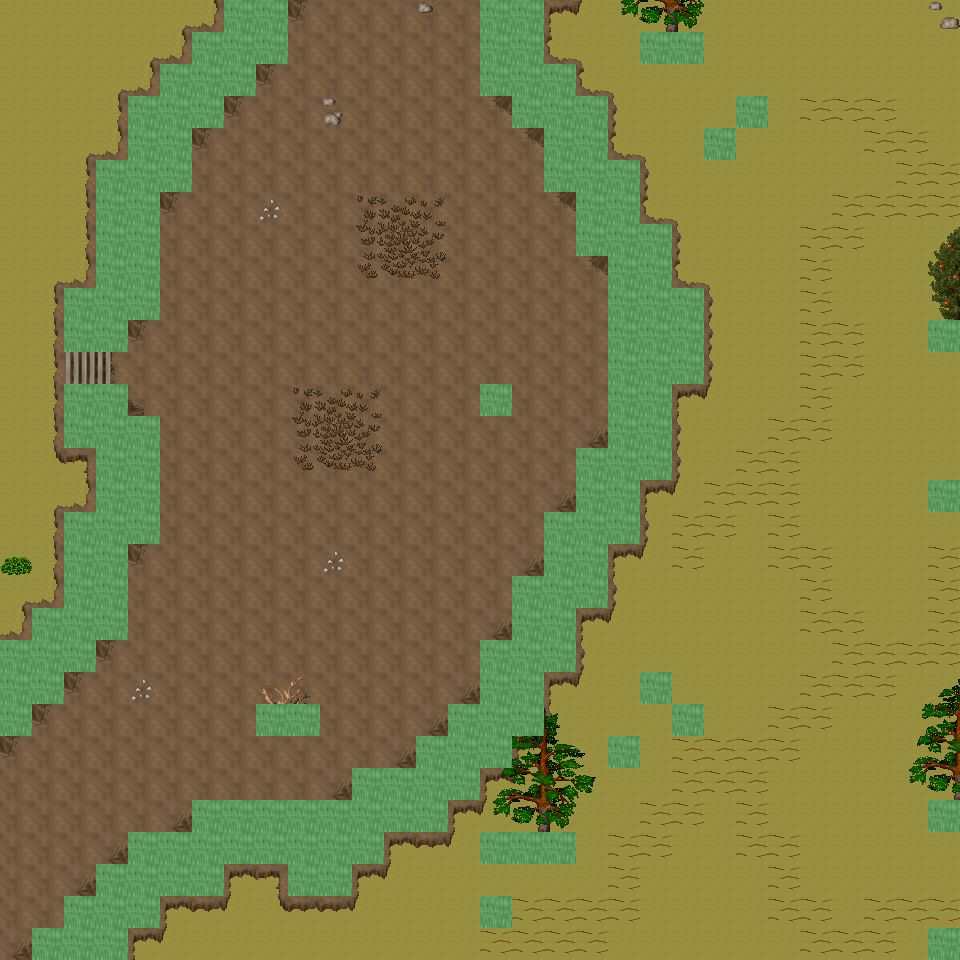

Below is a game level as drawn by its tile map, then a one-line description and the .tmx that defines it (tile-layer data replaced by summaries):
An orthogonal 30x30 tile map with 32x32 px tiles, 6 tile layers (Ground, Object, Object2, Above, ...), 47 tilesets and 11 objects (11x mapExit).

<map version="1.0" orientation="orthogonal" renderorder="right-down" width="30" height="30" tilewidth="32" tileheight="32" nextobjectid="12">
  <tileset firstgid="1" name="tileset_ground_ground" tilewidth="32" tileheight="32" tilecount="33" columns="3">
    <image source="../drawable/tileset_ground_ground.png" width="96" height="352" />
  </tileset>
  <tileset firstgid="34" name="tileset_ground_ice_ice" tilewidth="32" tileheight="32" tilecount="3" columns="3">
    <image source="../drawable/tileset_ground_ice_ice.png" width="96" height="32" />
  </tileset>
  <tileset firstgid="37" name="tileset_ground_earth_edges" tilewidth="32" tileheight="32" tilecount="18" columns="6">
    <image source="../drawable/tileset_ground_earth_edges.png" width="192" height="96" />
  </tileset>
  <tileset firstgid="55" name="tileset_ground_rock_pebbles" tilewidth="32" tileheight="32" tilecount="3" columns="1">
    <image source="../drawable/tileset_ground_rock_pebbles.png" width="32" height="96" />
  </tileset>
  <tileset firstgid="58" name="tileset_item_corpse_huge_animal" tilewidth="32" tileheight="32" tilecount="16" columns="2">
    <image source="../drawable/tileset_item_corpse_huge_animal.png" width="64" height="256" />
  </tileset>
  <tileset firstgid="74" name="tileset_plant_flower_daisy_white" tilewidth="32" tileheight="32" tilecount="8" columns="2">
    <image source="../drawable/tileset_plant_flower_daisy_white.png" width="64" height="128" />
  </tileset>
  <tileset firstgid="82" name="tileset_ground_ridge_earth_dark" tilewidth="32" tileheight="32" tilecount="96" columns="12">
    <image source="../drawable/tileset_ground_ridge_earth_dark.png" width="384" height="256" />
  </tileset>
  <tileset firstgid="178" name="tileset_ground_grass_edges" tilewidth="32" tileheight="32" tilecount="36" columns="12">
    <image source="../drawable/tileset_ground_grass_edges.png" width="384" height="96" />
  </tileset>
  <tileset firstgid="214" name="tileset_ground_ridge_ice_2" tilewidth="32" tileheight="32" tilecount="42" columns="7">
    <image source="../drawable/tileset_ground_ridge_ice_2.png" width="224" height="192" />
  </tileset>
  <tileset firstgid="256" name="tileset_ground_ice_glacier" tilewidth="32" tileheight="32" tilecount="1" columns="1">
    <image source="../drawable/tileset_ground_ice_glacier.png" width="32" height="32" />
  </tileset>
  <tileset firstgid="257" name="tileset_ground_ice_edges" tilewidth="32" tileheight="32" tilecount="9" columns="3">
    <image source="../drawable/tileset_ground_ice_edges.png" width="96" height="96" />
  </tileset>
  <tileset firstgid="266" name="tileset_plant_bush_large_brown" tilewidth="32" tileheight="32" tilecount="9" columns="3">
    <image source="../drawable/tileset_plant_bush_large_brown.png" width="96" height="96" />
  </tileset>
  <tileset firstgid="275" name="tileset_ground_ridge_ice" tilewidth="32" tileheight="32" tilecount="42" columns="7">
    <image source="../drawable/tileset_ground_ridge_ice.png" width="224" height="192" />
  </tileset>
  <tileset firstgid="317" name="tileset_plant_bush_various_small" tilewidth="32" tileheight="32" tilecount="9" columns="3">
    <image source="../drawable/tileset_plant_bush_various_small.png" width="96" height="96" />
  </tileset>
  <tileset firstgid="326" name="tileset_ground_rock_rocks_2" tilewidth="32" tileheight="32" tilecount="4" columns="2">
    <image source="../drawable/tileset_ground_rock_rocks_2.png" width="64" height="64" />
  </tileset>
  <tileset firstgid="330" name="tileset_building_decoration_blue_circle" tilewidth="32" tileheight="32" tilecount="4" columns="2">
    <image source="../drawable/tileset_building_decoration_blue_circle.png" width="64" height="64" />
  </tileset>
  <tileset firstgid="334" name="tileset_item_statue_cross" tilewidth="32" tileheight="32" tilecount="1" columns="1">
    <image source="../drawable/tileset_item_statue_cross.png" width="32" height="32" />
  </tileset>
  <tileset firstgid="335" name="tileset_ground_rock_green_crystal" tilewidth="32" tileheight="32" tilecount="9" columns="3">
    <image source="../drawable/tileset_ground_rock_green_crystal.png" width="96" height="96" />
  </tileset>
  <tileset firstgid="344" name="tileset_furniture_light_iron_lamp" tilewidth="32" tileheight="32" tilecount="3" columns="1">
    <image source="../drawable/tileset_furniture_light_iron_lamp.png" width="32" height="96" />
  </tileset>
  <tileset firstgid="347" name="tileset_item_statue_metal_and_stone" tilewidth="32" tileheight="32" tilecount="6" columns="3">
    <image source="../drawable/tileset_item_statue_metal_and_stone.png" width="96" height="64" />
  </tileset>
  <tileset firstgid="353" name="tileset_ground_ladder_horizontal_pale" tilewidth="32" tileheight="32" tilecount="3" columns="1">
    <image source="../drawable/tileset_ground_ladder_horizontal_pale.png" width="32" height="96" />
  </tileset>
  <tileset firstgid="356" name="tileset_plant_bush_bushes" tilewidth="32" tileheight="32" tilecount="10" columns="5">
    <image source="../drawable/tileset_plant_bush_bushes.png" width="160" height="64" />
  </tileset>
  <tileset firstgid="366" name="tileset_item_blood_floor_stain" tilewidth="32" tileheight="32" tilecount="1" columns="1">
    <image source="../drawable/tileset_item_blood_floor_stain.png" width="32" height="32" />
  </tileset>
  <tileset firstgid="367" name="tileset_item_corpse_skull_dark" tilewidth="32" tileheight="32" tilecount="2" columns="2">
    <image source="../drawable/tileset_item_corpse_skull_dark.png" width="64" height="32" />
  </tileset>
  <tileset firstgid="369" name="tileset_furniture_light_flames" tilewidth="32" tileheight="32" tilecount="6" columns="6">
    <image source="../drawable/tileset_furniture_light_flames.png" width="192" height="32" />
  </tileset>
  <tileset firstgid="375" name="tileset_logic_creature_human" tilewidth="32" tileheight="32" tilecount="5" columns="5">
    <image source="../drawable/tileset_logic_creature_human.png" width="160" height="32" />
  </tileset>
  <tileset firstgid="380" name="tileset_logic_creature_elemental" tilewidth="32" tileheight="32" tilecount="16" columns="8">
    <image source="../drawable/tileset_logic_creature_elemental.png" width="256" height="64" />
  </tileset>
  <tileset firstgid="396" name="tileset_logic_collision" tilewidth="32" tileheight="32" tilecount="1" columns="1">
    <image source="../drawable/tileset_logic_collision.png" width="32" height="32" />
  </tileset>
  <tileset firstgid="397" name="tileset_logic_creature_giant_human" tilewidth="32" tileheight="32" tilecount="16" columns="8">
    <image source="../drawable/tileset_logic_creature_giant_human.png" width="256" height="64" />
  </tileset>
  <tileset firstgid="413" name="tileset_plant_tree_taller_trees" tilewidth="32" tileheight="32" tilecount="32" columns="8">
    <image source="../drawable/tileset_plant_tree_taller_trees.png" width="256" height="128" />
  </tileset>
  <tileset firstgid="445" name="tileset_plant_tree_spruce" tilewidth="32" tileheight="32" tilecount="6" columns="2">
    <image source="../drawable/tileset_plant_tree_spruce.png" width="64" height="96" />
  </tileset>
  <tileset firstgid="451" name="tileset_plant_bush_bush_mult_colored" tilewidth="32" tileheight="32" tilecount="6" columns="3">
    <image source="../drawable/tileset_plant_bush_bush_mult_colored.png" width="96" height="64" />
  </tileset>
  <tileset firstgid="457" name="tileset_ground_ice_icehole" tilewidth="32" tileheight="32" tilecount="1" columns="1">
    <image source="../drawable/tileset_ground_ice_icehole.png" width="32" height="32" />
  </tileset>
  <tileset firstgid="458" name="tileset_logic_portal" tilewidth="32" tileheight="32" tilecount="24" columns="8">
    <image source="../drawable/tileset_logic_portal.png" width="256" height="96" />
  </tileset>
  <tileset firstgid="482" name="tileset_building_wall_int_clay" tilewidth="32" tileheight="32" tilecount="100" columns="10">
    <image source="../drawable/tileset_building_wall_int_clay.png" width="320" height="320" />
  </tileset>
  <tileset firstgid="582" name="tileset_plant_tree_pine_tree" tilewidth="32" tileheight="32" tilecount="20" columns="4">
    <image source="../drawable/tileset_plant_tree_pine_tree.png" width="128" height="160" />
  </tileset>
  <tileset firstgid="602" name="tileset_plant_tree_pine_tree_1" tilewidth="32" tileheight="32" tilecount="20" columns="4">
    <image source="../drawable/tileset_plant_tree_pine_tree_1.png" width="128" height="160" />
  </tileset>
  <tileset firstgid="622" name="tileset_plant_stump_hollow_logs" tilewidth="32" tileheight="32" tilecount="6" columns="3">
    <image source="../drawable/tileset_plant_stump_hollow_logs.png" width="96" height="64" />
  </tileset>
  <tileset firstgid="628" name="tileset_plant_stump_small_stump" tilewidth="32" tileheight="32" tilecount="4" columns="2">
    <image source="../drawable/tileset_plant_stump_small_stump.png" width="64" height="64" />
  </tileset>
  <tileset firstgid="632" name="tileset_plant_stump_stump_snow1" tilewidth="32" tileheight="32" tilecount="2" columns="2">
    <image source="../drawable/tileset_plant_stump_stump_snow1.png" width="64" height="32" />
  </tileset>
  <tileset firstgid="634" name="tileset_plant_stump_stump_snow" tilewidth="32" tileheight="32" tilecount="2" columns="2">
    <image source="../drawable/tileset_plant_stump_stump_snow.png" width="64" height="32" />
  </tileset>
  <tileset firstgid="636" name="tileset_building_decoration_rocks" tilewidth="32" tileheight="32" tilecount="6" columns="3">
    <image source="../drawable/tileset_building_decoration_rocks.png" width="96" height="64" />
  </tileset>
  <tileset firstgid="642" name="tileset_ground_rock_rocks" tilewidth="32" tileheight="32" tilecount="4" columns="2">
    <image source="../drawable/tileset_ground_rock_rocks.png" width="64" height="64" />
  </tileset>
  <tileset firstgid="646" name="tileset_plant_tree_snow_on_pine" tilewidth="32" tileheight="32" tilecount="20" columns="4">
    <image source="../drawable/tileset_plant_tree_snow_on_pine.png" width="128" height="160" />
  </tileset>
  <tileset firstgid="666" name="tileset_light_dim_light_5x5" tilewidth="32" tileheight="32" tilecount="25" columns="5">
    <image source="../drawable/tileset_light_dim_light_5x5.png" width="160" height="160" />
  </tileset>
  <tileset firstgid="691" name="tileset_logic_creature_fowl" tilewidth="32" tileheight="32" tilecount="6" columns="6">
    <image source="../drawable/tileset_logic_creature_fowl.png" width="192" height="32" />
  </tileset>
  <tileset firstgid="697" name="tileset_logic_creature_animal" tilewidth="32" tileheight="32" tilecount="32" columns="8">
    <image source="../drawable/tileset_logic_creature_animal.png" width="256" height="128" />
  </tileset>
  <layer name="Ground" width="30" height="30">
    <data>[900 cells, 900 non-empty, 2 distinct tile ids]</data>
  </layer>
  <layer name="Object" width="30" height="30">
    <data>[900 cells, 382 non-empty, 64 distinct tile ids]</data>
  </layer>
  <layer name="Object2" width="30" height="30">
    <data>[900 cells, 0 non-empty, 0 distinct tile ids]</data>
  </layer>
  <layer name="Above" width="30" height="30">
    <data>[900 cells, 38 non-empty, 23 distinct tile ids]</data>
  </layer>
  <layer name="Above2" width="30" height="30">
    <data>[900 cells, 0 non-empty, 0 distinct tile ids]</data>
  </layer>
  <layer name="Walkable" width="30" height="30">
    <data>[900 cells, 163 non-empty, 1 distinct tile ids]</data>
  </layer>
  <objectgroup name="MapEvents">
    <object id="1" name="north" type="mapExit" x="0" y="0" width="224" height="32">
      <properties>
        <property name="map" value="level_0_x71_y27" />
        <property name="x" value="0" />
        <property name="y" value="28" />
      </properties>
    </object>
    <object id="2" name="north2" type="mapExit" x="288" y="0" width="192" height="32">
      <properties>
        <property name="map" value="level_0_x71_y27" />
        <property name="x" value="9" />
        <property name="y" value="28" />
      </properties>
    </object>
    <object id="3" name="north3" type="mapExit" x="544" y="0" width="416" height="32">
      <properties>
        <property name="map" value="level_0_x71_y27" />
        <property name="x" value="17" />
        <property name="y" value="28" />
      </properties>
    </object>
    <object id="4" name="south" type="mapExit" x="0" y="928" width="32" height="32">
      <properties>
        <property name="map" value="level_0_x71_y29" />
        <property name="x" value="0" />
        <property name="y" value="1" />
      </properties>
    </object>
    <object id="5" name="south2" type="mapExit" x="128" y="928" width="800" height="32">
      <properties>
        <property name="map" value="level_0_x71_y29" />
        <property name="x" value="4" />
        <property name="y" value="1" />
      </properties>
    </object>
    <object id="6" name="west" type="mapExit" x="0" y="0" width="32" height="640">
      <properties>
        <property name="map" value="level_0_x70_y28" />
        <property name="x" value="28" />
        <property name="y" value="0" />
      </properties>
    </object>
    <object id="7" name="west2" type="mapExit" x="0" y="736" width="32" height="224">
      <properties>
        <property name="map" value="level_0_x70_y28" />
        <property name="x" value="28" />
        <property name="y" value="23" />
      </properties>
    </object>
    <object id="8" name="east" type="mapExit" x="928" y="0" width="32" height="320">
      <properties>
        <property name="map" value="level_0_x72_y28" />
        <property name="x" value="1" />
        <property name="y" value="0" />
      </properties>
    </object>
    <object id="9" name="east2" type="mapExit" x="928" y="352" width="32" height="128">
      <properties>
        <property name="map" value="level_0_x72_y28" />
        <property name="x" value="1" />
        <property name="y" value="11" />
      </properties>
    </object>
    <object id="10" name="east3" type="mapExit" x="928" y="512" width="32" height="288">
      <properties>
        <property name="map" value="level_0_x72_y28" />
        <property name="x" value="1" />
        <property name="y" value="16" />
      </properties>
    </object>
    <object id="11" name="east4" type="mapExit" x="928" y="832" width="32" height="96">
      <properties>
        <property name="map" value="level_0_x72_y28" />
        <property name="x" value="1" />
        <property name="y" value="26" />
      </properties>
    </object>
  </objectgroup>
</map>
